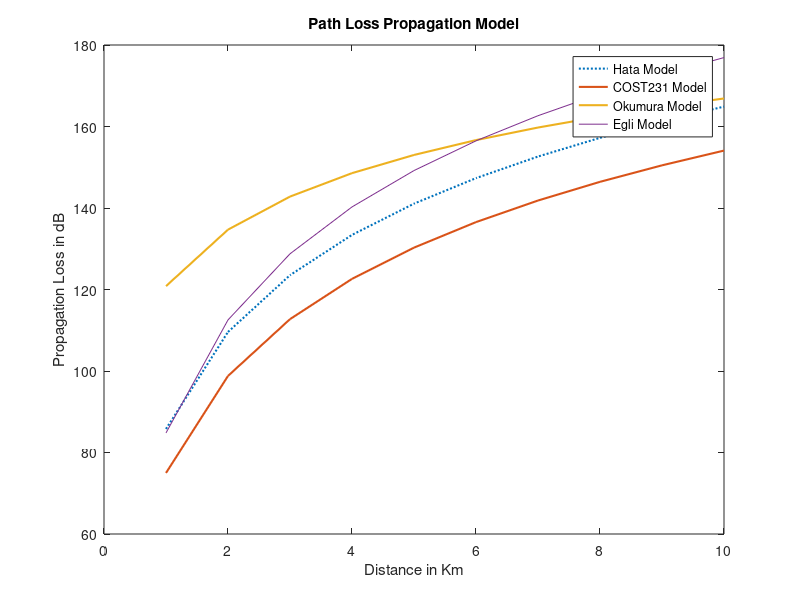

This chart was generated by the following MATLAB code:
clc;
clear all;
close all;

d = 1:1:10;
Hte = input('Enter the height of the transmitter height:  ');
%Hte = 30:1:100;
fc = input('Enter the frequency:  ');
%d = input('Enter the distance from Base station:  ');
hr = input('Enter the height of the receiver antenna:  ');

ahr = ((1.1*log(fc) - 0.7)*hr - (1.56*log(fc) - 0.8));

%Hata Model
PL  = ((69.55) + (26.16*log(fc)) - (13.82*log(Hte)) - ahr + ((44.9- 6.55*log(Hte))*log(d)));

%Cost 231 Model
PLc = 46.3 + (33.9*log(fc)) - (13.82*log(Hte)) - ahr + ((44.9- 6.55*log(Hte))*log(d));

%okumura
c=3*10^8;
lamda=(c)/(fc*10^6);
Lf = 10*log((lamda^2)/((4*pi)^2)*d.^2); %   Free Space Propagation Loss
Amu = 35;       % Median Attenuation Relative to Free Space (900 MHz and 30 Km)
Garea = 9;      % Gain due to the Type of Environment (Suburban Area)
Ghte = 20*log(Hte/200); % Base Station Antenna Height Gain Factor
if(hr>3)
Ghre = 20*log(hr/3);
else
Ghre = 10*log(hr/3);
end
%   Propagation Path Loss
L50 = Lf+Amu-Ghte-Ghre-Garea;
%display('Propagation pathloss is : ');
%disp(L50);
%disp(PL);

%Egli Model
%Po = ((40*log(fc))- (20*log(Hte)*10*log(hr)));
%PLe = 20*log(fc)+Po+76.3
PLe = 117 + (40*log(d))+ (20*log(fc))-(20*log(Hte*hr)); 


plot(d,PL,':','LineWidth',1.5);
hold on;
plot (d,PLc,'-','LineWidth',1.5);
hold on;
plot(d,L50,'LineWidth',1.5);
hold on;
plot(d,PLe);
legend ('Hata Model','COST231 Model','Okumura Model','Egli Model')
title ('Path Loss Propagation Model');
xlabel('Distance in Km');
ylabel('Propagation Loss in dB');